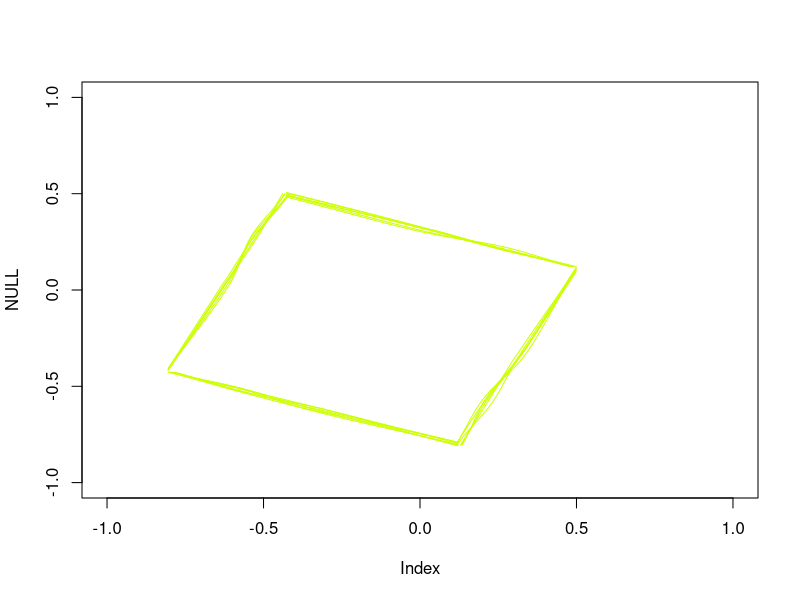
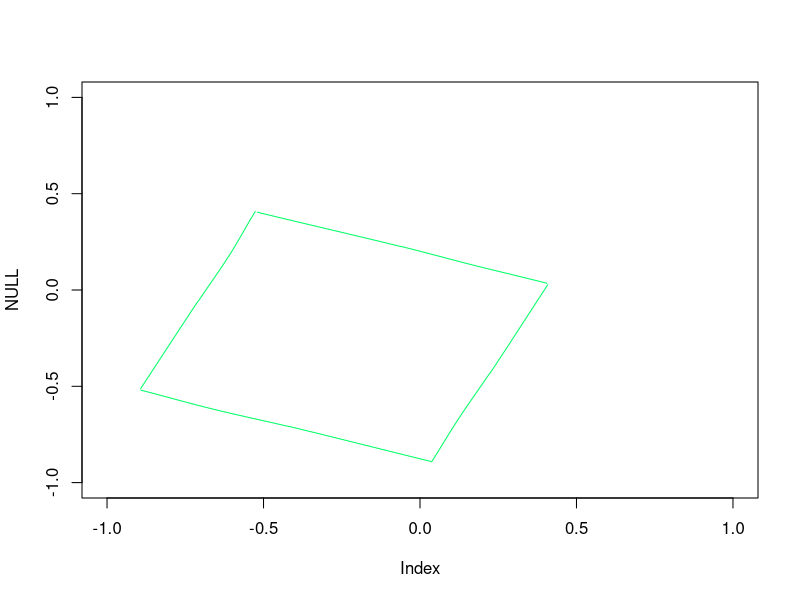
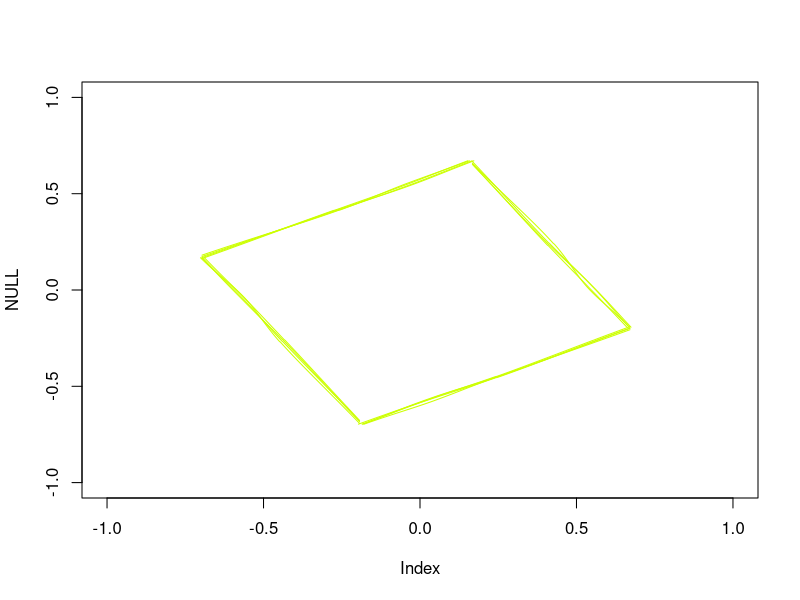
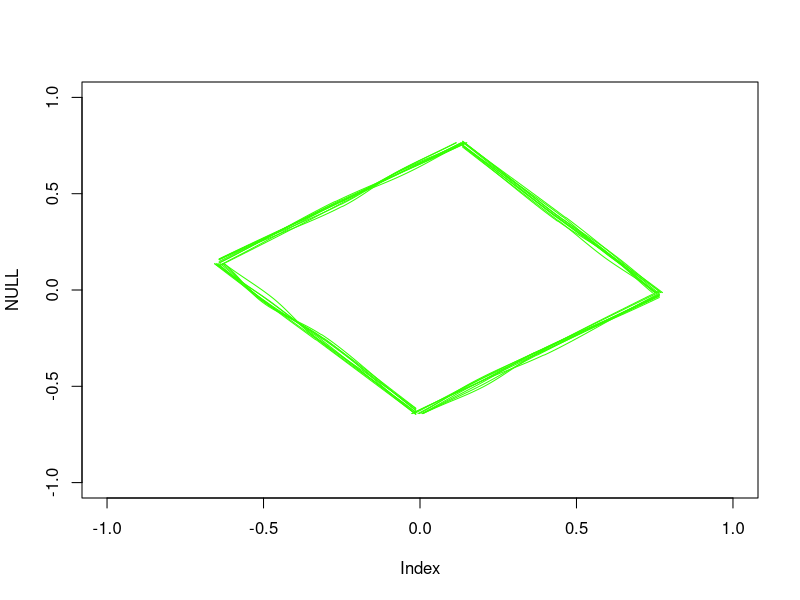
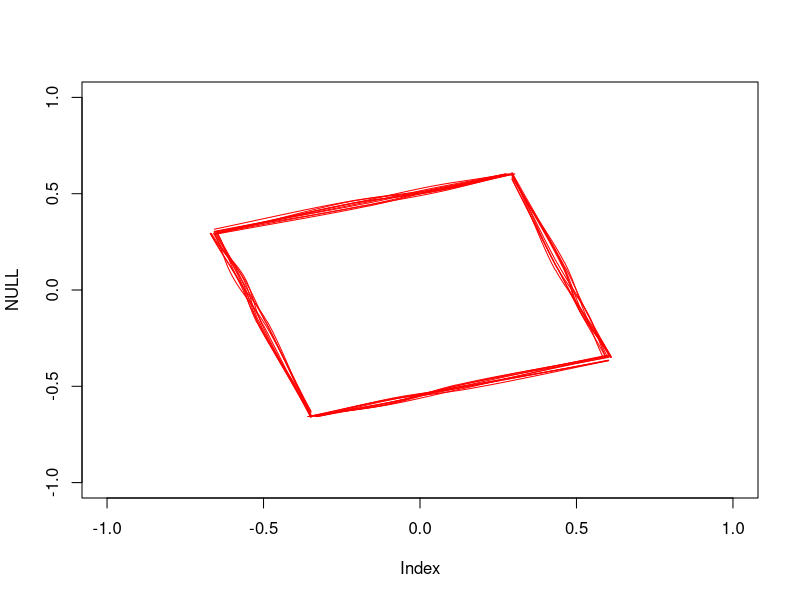
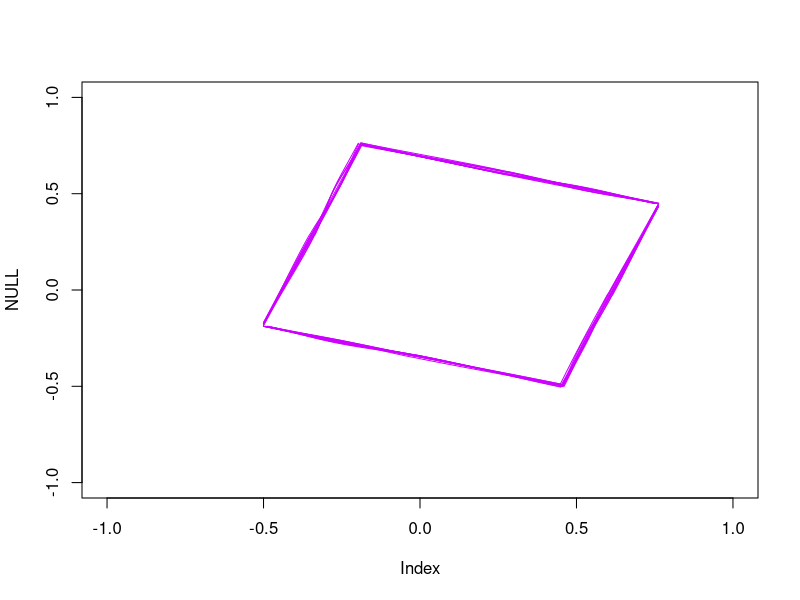
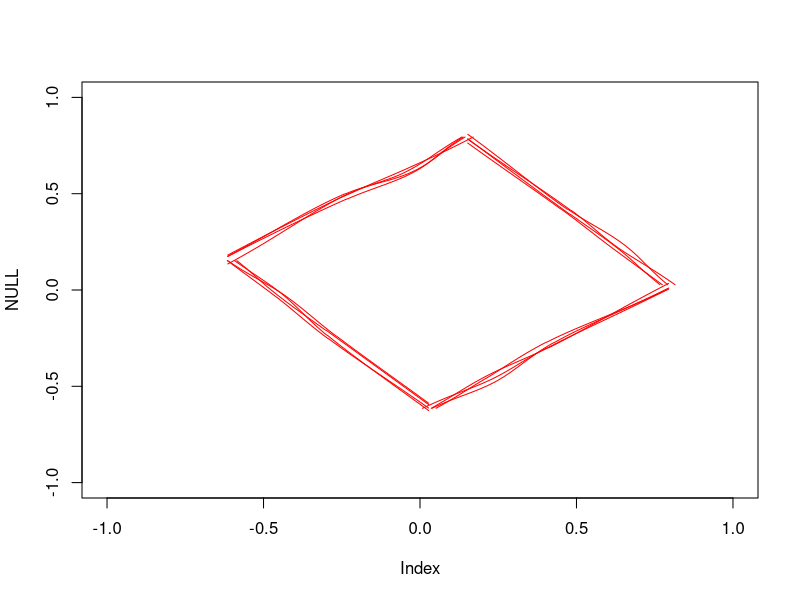
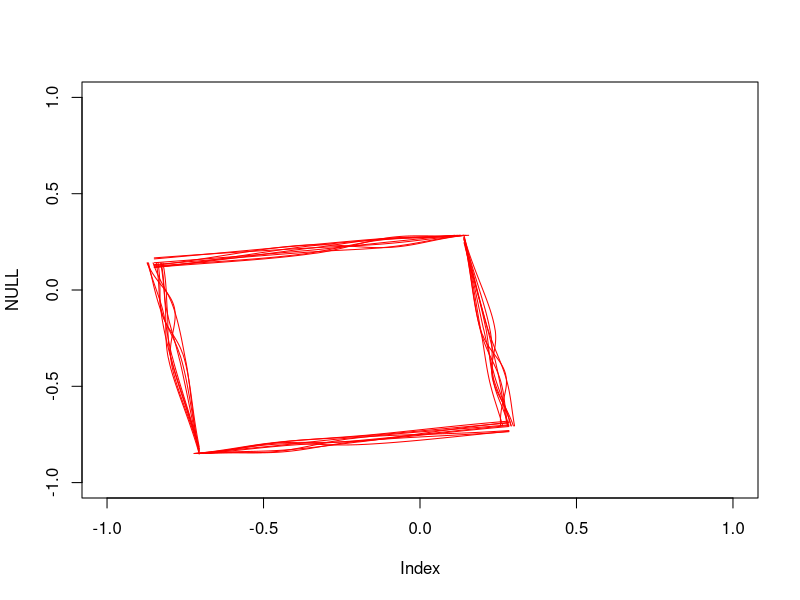

These charts were generated, in order, by the following R code: (Note: a time limit stopped this script after it produced the figures.)
# This file defines the necessary functions to implement the "sketchy lines
# algorithm" by Wood et al 2012 (http://dx.doi.org/10.1109/TVCG.2012.262). No
# external libraries are used. The final product is a function `sketchylines(x,
# y, roughness, strokes, ...)` that can be used as a replacement for the base
# graphics function `lines(x, y, ...)`

#' Helper function used by catmull_rom_spline
tp1 = function(ti, Pi, Pj, alpha) {
  sum((Pi - Pj)^2) ^ (alpha/2) + ti
}

#' Calculate Catmull-Rom spline between points P1 and P2 
#' see https://en.wikipedia.org/wiki/Centripetal_Catmull%E2%80%93Rom_spline
catmull_rom_spline = function(P0, P1, P2, P3, n_points=50, alpha=.5) {

  t0 = 0
  t1 = tp1(t0, P0, P1, alpha)
  t2 = tp1(t1, P1, P2, alpha)
  t3 = tp1(t2, P2, P3, alpha)

  tt = seq(t1, t2, len=n_points)

  A1 = (t1-tt)/(t1-t0)*P0 + (tt-t0)/(t1-t0)*P1
  A2 = (t2-tt)/(t2-t1)*P1 + (tt-t1)/(t2-t1)*P2
  A3 = (t3-tt)/(t3-t2)*P2 + (tt-t2)/(t3-t2)*P3
  B1 = (t2-tt)/(t2-t0)*A1 + (tt-t0)/(t2-t0)*A2
  B2 = (t3-tt)/(t3-t1)*A2 + (tt-t1)/(t3-t1)*A3
  CC = (t2-tt)/(t2-t1)*B1 + (tt-t1)/(t2-t1)*B2

  return(CC)

}


#' Interpolate n points by a catmull rom splines (P is a matrix with 2 columns,
#' x and y coords)
catmull_rom_chain = function(P, n_points=50, alpha=.5) {
    nP = nrow(P)
    C = c()
    for (i in 1:(nP-3)) {
      C = c(C, catmull_rom_spline(P[i, ], P[i+1, ], P[i+2, ], 
                                  P[i+3, ], n_points, alpha))
    }
    C = t(matrix(C, nrow=2))
    return(C)
}

#' Connect points xy1, xy2 with a "sketchy" line as described in Wood et al
#' 2012 (minor modification in calculation of roughness)
sketchyline = function(xy1, xy2, roughness=0.01, strokes=2, ...) {

  ll = sqrt(sum((xy1 - xy2)^2))
  
  # calculate new start and end points
  xy0 = xy1 - (xy2 - xy1)
  xy3 = xy2 + (xy2 - xy1)
  
  # calculate midpoints
  xymid1 = (xy2 + xy1) / 2
  xymid2 = (3 * xy2 + xy1) / 4
  
  # combine points
  xynew = rbind(xy0, xy1, xymid1, xymid2, xy2, xy3)
  
  # create copies of xy with added noise
  noise = replicate(strokes, c(rep(0,2), runif(8, -roughness*ll, roughness*ll), rep(0,2)), simplify=FALSE)
  xynewn = lapply(1:strokes, function(ii) xynew + noise[[ii]])
  
  # calculate splines
  xynewns = lapply(1:strokes, function(ii) catmull_rom_chain(xynewn[[ii]]))
  
  for (ii in 1:strokes) {
    lines(xynewns[[ii]][, 1], xynewns[[ii]][, 2], ...)
  }

}

#' Connect n points by "sketchy" lines, `sketchylines` can be used as a
#' replacement for `lines`
sketchylines = function(x, y, roughness=0.01, strokes=2, ...) {
  n = length(x) 
  for (ii in 1:(n-1)) {
    sketchyline(c(x[ii], y[ii]), c(x[ii+1], y[ii+1]), roughness, strokes, ...)
  }
}

# infinite loop that plots randomly rotated squares with random roughness,
# strokes and colours
while(1) {
  plot(NULL, xlim=c(-1, 1), ylim=c(-1, 1))
  phi = pi * runif(1, -1, 1)
  offset = runif(1, -.3, .3)
  xy = t(matrix(c(0,0,0,1,1,1,1,0,0,0)-.5, nrow=2)) %*% 
       matrix(c(cos(phi), -sin(phi), sin(phi), cos(phi)), nrow=2) + 
       offset
  xx = xy[,1]
  yy = xy[,2]
  rr = 0.03 * runif(1)
  st = sample(1:10, 1)
  cl = sample(rainbow(10), 1)
  sketchylines(xx, yy, roughness=rr, strokes=st, col=cl)
  Sys.sleep(1)
}
